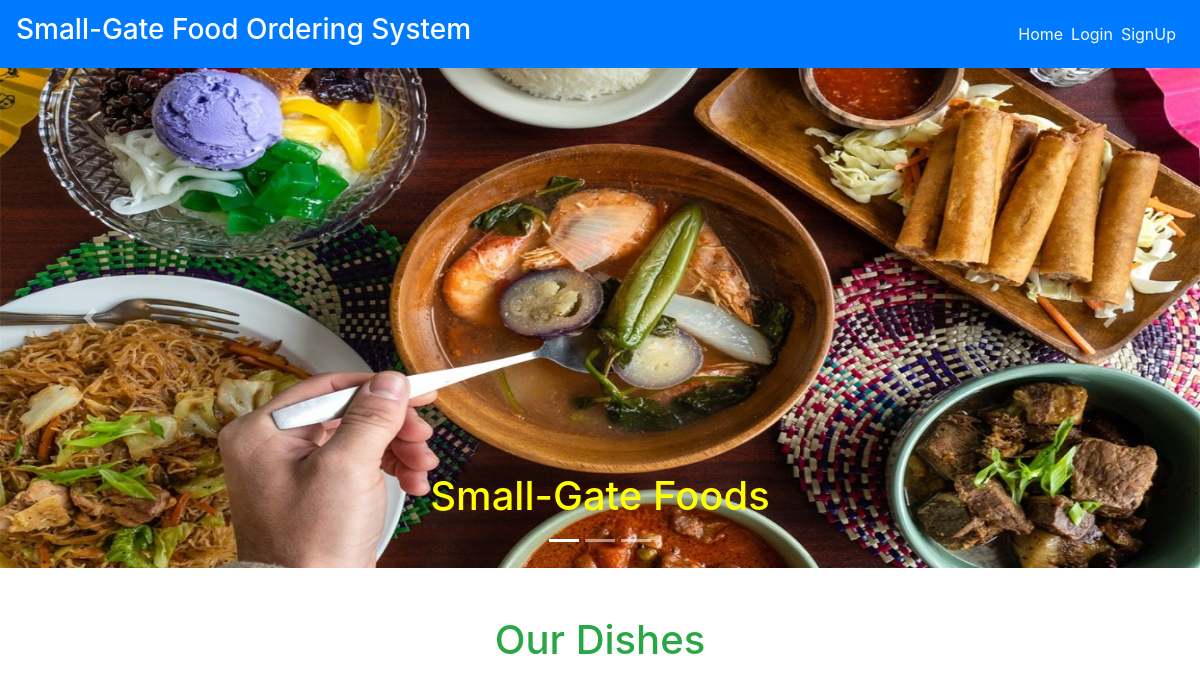
The app's page /, older data.
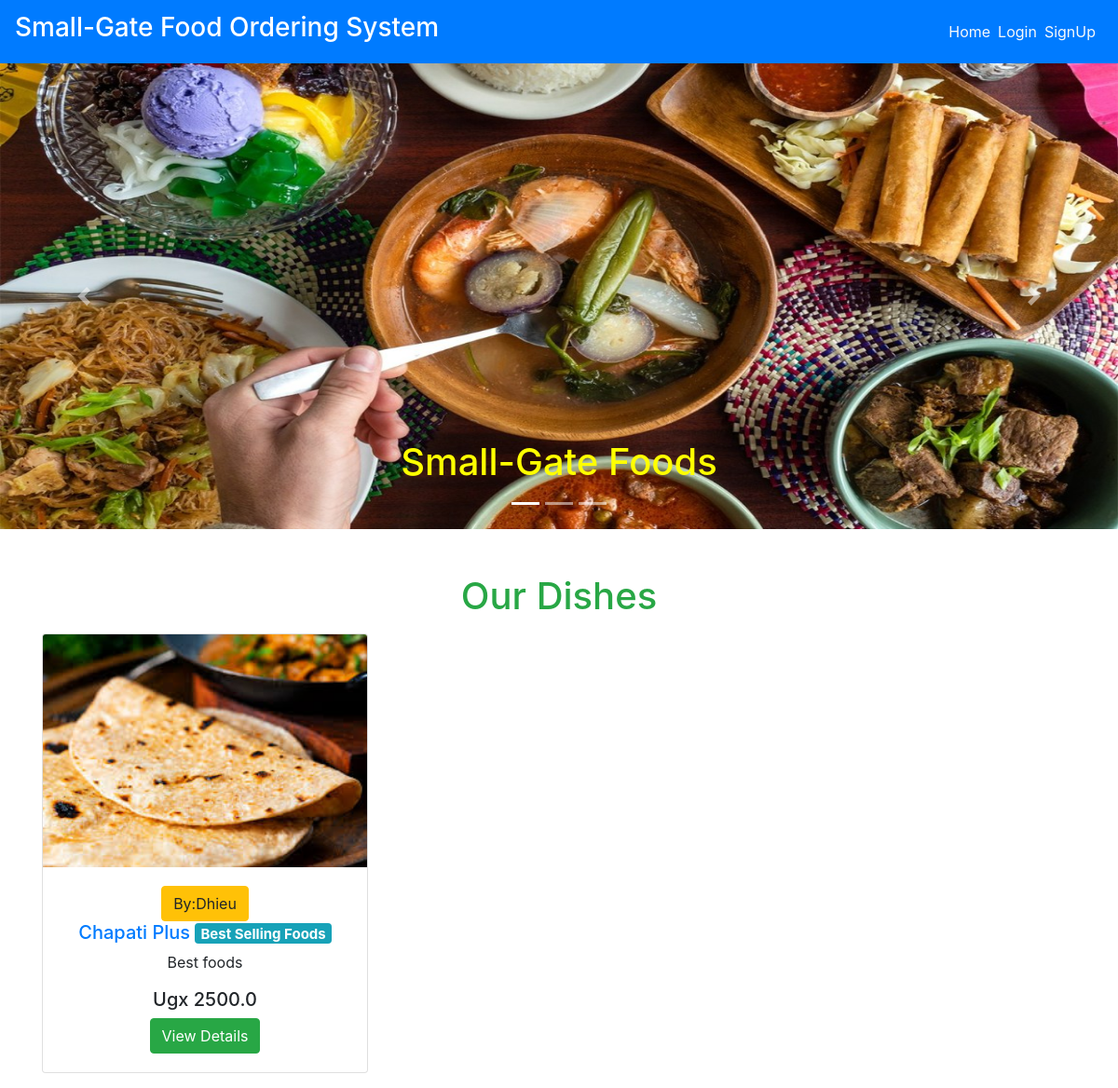
The same page, newer data.
### main/models.py (models this page shows, shortened)
class Item(models.Model):
    LABELS = (
        ('Best Selling Foods', 'Best Selling Foods'),
        ('New Food', 'New Food'),
        ('Spicy Foods🔥', 'Spicy Foods🔥'),
    )
    LABEL_COLOUR = (
        ('danger', 'danger'),
        ('success', 'success'),
        ('primary', 'primary'),
        ('info', 'info'),
        ('warning', 'warning'),
    )
    title = models.CharField(max_length=150)
    description = models.CharField(max_length=250,blank=True)
    price = models.FloatField()
    pieces = models.IntegerField(default=6)
    instructions = models.CharField(max_length=250,default="Available")
    image = models.ImageField(default='default.png', upload_to='images/')
    labels = models.CharField(max_length=25, choices=LABELS, blank=True)
    label_colour = models.CharField(max_length=15, choices=LABEL_COLOUR, blank=True)
    slug = models.SlugField(default="foods")
    created_by = models.ForeignKey(User, on_delete=models.CASCADE)

### main/views.py (the view)
# urls.py: path('', MenuListView.as_view(), name='home'),
class MenuListView(ListView):
    model = Item
    template_name = 'main/home.html'
    context_object_name = 'menu_items'

### main/templates/main/home.html (shortened to what this page needs)
{% extends "main/layout.html" %}
{% block content %}
  <div class="home bg-grey">
    <div id="carouselExampleCaptions" class="carousel slide mb-5" data-ride="carousel" style="height: 500px;">
        <ol class="carousel-indicators">
          <li data-target="#carouselExampleCaptions" data-slide-to="0" class="active"></li>
          <li data-target="#carouselExampleCaptions" data-slide-to="1"></li>
          <li data-target="#carouselExampleCaptions" data-slide-to="2"></li>
        </ol>
        <div class="carousel-inner">
          <div class="carousel-item active">
            <img src="../media/garantisado.jpg" class="d-block w-100" alt="sushi1" height="500px">
            <div class="carousel-caption d-none d-md-block text-dark">
              <h1 style="color: yellow">Small-Gate Foods</h1>
            </div>
          </div>
        </div>
        <a class="carousel-control-prev" href="#carouselExampleCaptions" role="button" data-slide="prev">
          <span class="carousel-control-prev-icon" aria-hidden="true"></span>
        </a>
        <a class="carousel-control-next" href="#carouselExampleCaptions" role="button" data-slide="next">
          <span class="carousel-control-next-icon" aria-hidden="true"></span>
        </a>
    </div>
    <div class="container">
      <h1 class="text-center text-success mb-3">Our Dishes</h1>
      <div class="row">
        {% for item in menu_items %}
            <div class="col-sm-4">
                <div class="card mb-3" style="height: fit-content; overflow: auto;">
                  <img src="{{ item.image.url }}" style="height: 250px;">
                    <div class="card-body text-center">
                      <button class="btn btn-warning">By:{{ item.created_by }}</button>
                      <h5 class="text-center"><a href="{% url 'main:dishes' item.slug %}">{{ item.title }} </a><span class="badge badge-{{ item.label_colour }}">{{ item.labels }}</span></h5>
                      <p class="text-center">{{ item.description }}</p>
                      <h5 class="text-center">Ugx {{ item.price }}</h5>
                      <a href="{% url 'main:dishes' item.slug %}" class="btn btn-success">View Details</a>
                    </div>
                </div>
            </div>
        {% endfor %}
      </div>
    </div>
  </div>
{% endblock content %}

### main/templates/main/layout.html (shortened to what this page needs)
{% load get_group %}
{% load static %}
<!DOCTYPE html>
<html lang="en">
<head>
    <link rel="stylesheet" href="https://maxcdn.bootstrapcdn.com/bootstrap/4.0.0/css/bootstrap.min.css">
    <link rel="stylesheet" type="text/css" href="{% static 'main/styles.css' %}">
</head>
<body>
    <nav class="navbar navbar-expand-lg navbar-dark bg-primary">
        <a class="navbar-brand" href="/"><h3>Small-Gate Food Ordering System</h3></a>
        <div class="collapse navbar-collapse" id="navbarNav">
            <ul class="navbar-nav ml-auto">
                    <li><a href="{% url 'main:home' %}" class="mr-2 text-light">Home</a></li>
                {% if user.is_authenticated %}
                    {% if request.user|has_group:"admin_owner" %}
                        <li><a href="{% url 'main:admin_dashboard' %}" class="mr-2 text-light">DashBoard</a></li>
                        <li>
                            <form class="logout-link" action="{% url 'accounts:logout' %}" method="post">
                                {% csrf_token %}
                                <button type="submit" class="mr-2">Logout</button>
                            </form>
                        </li>
                    {% else %}
                        <li><a href="{% url 'main:cart' %}" class="mr-2 text-light">My Cart🛒</a></li>
                        <li><a href="{% url 'main:order_details' %}" class="mr-2 text-light">Your Orders</a></li>
                        <li>
                            <form class="logout-link" action="{% url 'accounts:logout' %}" method="post">
                                {% csrf_token %}
                                <button type="submit" class="mr-2">Logout</button>
                            </form>
                        </li>
                    {% endif %}
                {% else %}
                    <li><a href="{% url 'accounts:login' %}" class="mr-2 text-light">Login</a></li>
                    <li><a href="{% url 'accounts:signup' %}" class="mr-2 text-light">SignUp</a></li>
                {% endif %}
            </ul>
        </div>
    </nav>
    <main role="main">
        {% block content %}{% endblock %}
    </main>

Row changes from the older to the newer data that the page shows:
added Item: image (picture), created_by "Dhieu", title "Chapati Plus", labels "Best Selling Foods", description "Best foods", price "2500.0"
